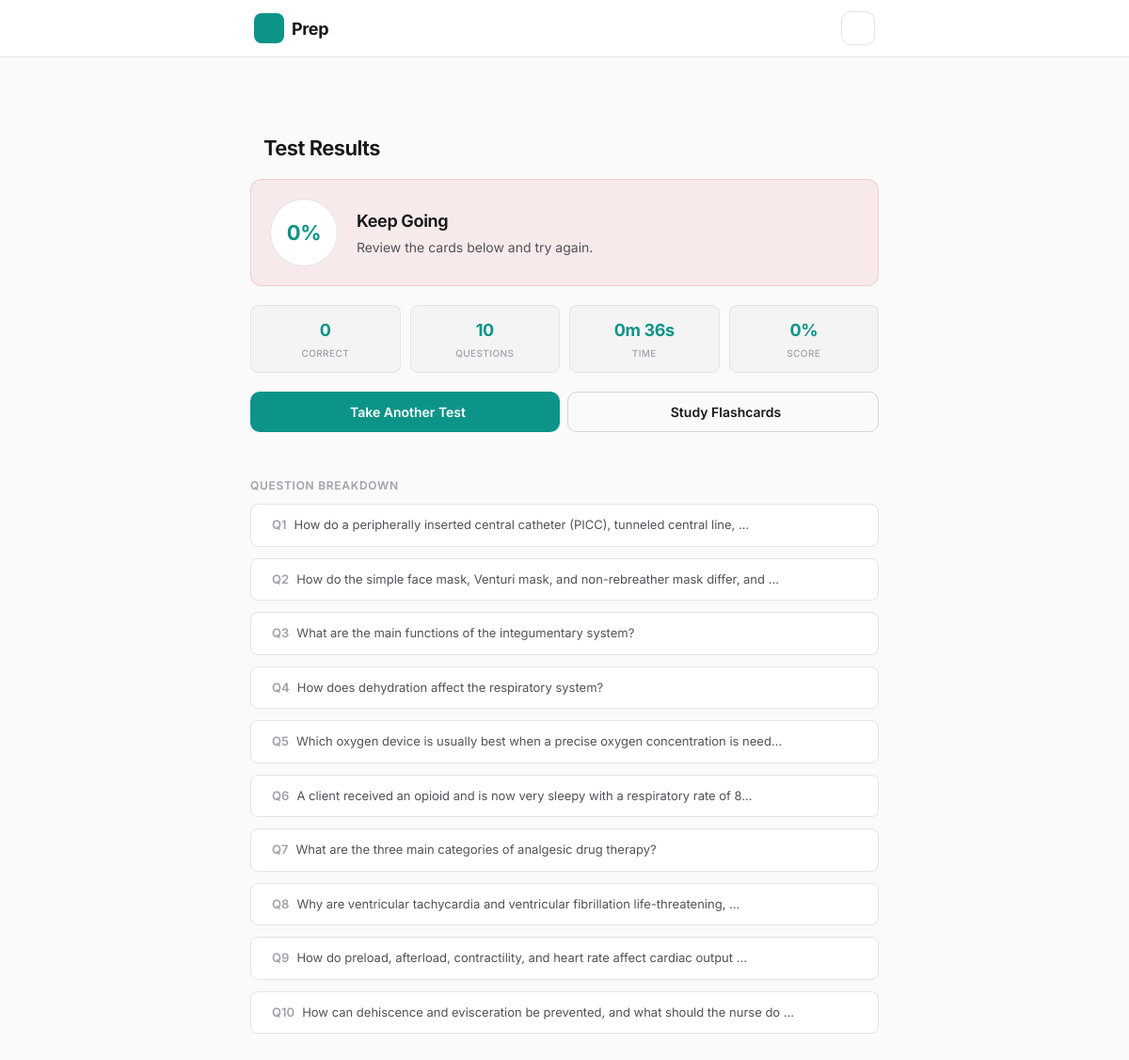
The page /test/9/results/ on the database as committed earlier.
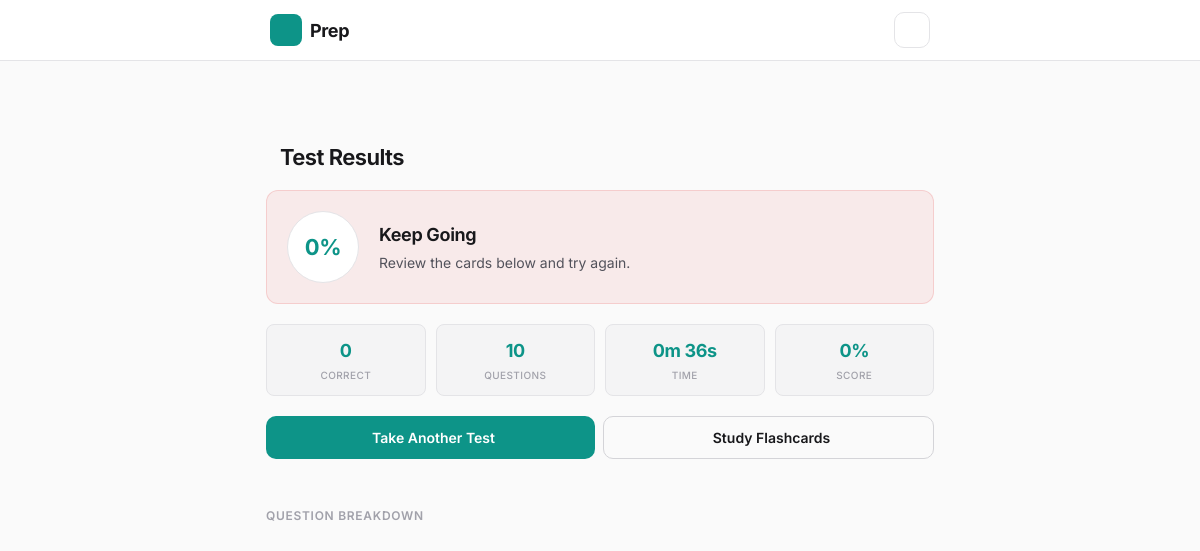
The same page on the database as committed later.
### cards/models.py (models this page shows, shortened)
class Quiz(models.Model):
    category = models.ForeignKey(
        Category, null=True, blank=True, on_delete=models.SET_NULL,
        help_text='Null means all categories'
    )
    num_questions = models.IntegerField()
    time_limit = models.IntegerField(null=True, blank=True, help_text='Time limit in minutes')
    started_at = models.DateTimeField(auto_now_add=True)
    completed_at = models.DateTimeField(null=True, blank=True)
    score = models.IntegerField(default=0)
    class Meta:
        verbose_name_plural = 'quizzes'
        ordering = ['-started_at']
    @property
    def percentage(self):
        return round(self.score / self.num_questions * 100) if self.num_questions > 0 else 0
    @property
    def duration_seconds(self):
        if self.completed_at and self.started_at:
            return int((self.completed_at - self.started_at).total_seconds())
        return None
    @property
    def duration_display(self):
        secs = self.duration_seconds
        if secs is None:
            return '—'
        mins, s = divmod(secs, 60)
        return f'{mins}m {s:02d}s'

class QuizQuestion(models.Model):
    quiz = models.ForeignKey(Quiz, on_delete=models.CASCADE, related_name='questions')
    card = models.ForeignKey(Card, on_delete=models.CASCADE)
    order = models.IntegerField()
    is_correct = models.BooleanField(null=True, blank=True)
    class Meta:
        ordering = ['order']

class Card(models.Model):
    category = models.ForeignKey(Category, on_delete=models.CASCADE, related_name='cards')
    deck = models.ForeignKey(Deck, on_delete=models.SET_NULL, null=True, blank=True, related_name='cards')
    guide_section = models.ForeignKey('GuideSection', on_delete=models.SET_NULL, null=True, blank=True, related_name='cards')
    question = models.TextField()
    answer = models.TextField()
    rationale = models.TextField(blank=True, default='')
    is_default = models.BooleanField(default=False)
    created_at = models.DateTimeField(auto_now_add=True)
    updated_at = models.DateTimeField(auto_now=True)
    class Meta:
        ordering = ['category', 'id']

### cards/views.py (the view)
# urls.py: path('test/<int:pk>/results/', views.quiz_results_view, name='quiz_results'),
def quiz_results_view(request, pk):
    quiz = get_object_or_404(Quiz, pk=pk)
    questions = quiz.questions.select_related('card__category').all()
    return render(request, 'cards/quiz_results.html', {
        'quiz': quiz,
        'questions': questions,
    })

### cards/templates/cards/quiz_results.html (shortened to what this page needs)
{% extends "cards/base.html" %}
{% load static %}
{% block body %}
<div id="app" class="page">
  <header class="page-header">
    <a href="{% url 'dashboard' %}" class="back-link"></a>
    <h1 class="page-title">Test Results</h1>
  </header>
  <section class="results-hero {% if quiz.percentage >= 80 %}great{% elif quiz.percentage >= 60 %}ok{% else %}needs-work{% endif %}">
    <div class="results-score-circle">
      <span class="results-pct">{{ quiz.percentage }}%</span>
    </div>
    <div class="results-summary">
      {% if quiz.percentage >= 90 %}
        <h2><i class="ph-bold ph-star"></i> Outstanding!</h2>
        <p>You really know your stuff!</p>
      {% elif quiz.percentage >= 80 %}
        <h2><i class="ph-bold ph-trophy"></i> Great Job!</h2>
        <p>You're well prepared.</p>
      {% elif quiz.percentage >= 60 %}
        <h2><i class="ph-bold ph-thumbs-up"></i> Good Effort</h2>
        <p>Keep studying to improve.</p>
      {% else %}
        <h2> Keep Going</h2>
        <p>Review the cards below and try again.</p>
      {% endif %}
    </div>
  </section>
  <section class="results-stats">
    <div class="results-stat">
      <span class="results-stat-num">{{ quiz.score }}</span>
      <span class="results-stat-label">Correct</span>
    </div>
    <div class="results-stat">
      <span class="results-stat-num">{{ quiz.num_questions }}</span>
      <span class="results-stat-label">Questions</span>
    </div>
    <div class="results-stat">
      <span class="results-stat-num">{{ quiz.duration_display }}</span>
      <span class="results-stat-label">Time</span>
    </div>
    <div class="results-stat">
      <span class="results-stat-num">{{ quiz.percentage }}%</span>
      <span class="results-stat-label">Score</span>
    </div>
  </section>
  <section class="results-actions">
    <a href="{% url 'quiz_setup' %}" class="btn-primary"> Take Another Test</a>
    <a href="{% url 'study' %}" class="btn-secondary"> Study Flashcards</a>
  </section>
  <section class="dash-section">
    <h3 class="dash-section-title"> Question Breakdown</h3>
    <div class="results-breakdown">
      {% for q in questions %}
      <details class="results-question {% if q.is_correct %}correct{% else %}incorrect{% endif %}">
        <summary class="results-question-header">
          <span class="results-q-num">Q{{ q.order }}</span>
          <span class="results-q-text">{{ q.card.question|truncatechars:80 }}</span>
        </summary>
      </details>
      {% endfor %}
    </div>
  </section>
</div>
{% endblock %}

### cards/templates/cards/base.html (shortened to what this page needs)
<!DOCTYPE html>
<html lang="en">
<head>
  {% load static %}
  <link rel="stylesheet" href="https://unpkg.com/@phosphor-icons/web@2.1.1/src/bold/style.css">
  <link rel="stylesheet" href="{% static 'cards/css/styles.css' %}?v=13">
</head>
<body>
  <header class="global-header">
    <div class="global-header-inner">
      <a href="{% url 'dashboard' %}" class="global-logo">
        <span class="global-logo-icon"></span>
        <span class="global-logo-text">Prep</span>
      </a>
      <button id="btn-dark-mode-global" class="global-theme-btn" title="Toggle Dark Mode">
      </button>
    </div>
  </header>
  <main class="main-content">
    {% block body %}{% endblock %}
  </main>
</body>
</html>

Rows that differ between the two databases and show on the page:
removed QuizQuestion: order "1", card.question "How do a peripherally inserted central catheter (PICC), tunneled central line, …"
removed QuizQuestion: order "2", card.question "How do the simple face mask, Venturi mask, and non-rebreather mask differ, and …"
removed QuizQuestion: order "3", card.question "What are the main functions of the integumentary system?"
removed QuizQuestion: order "4", card.question "How does dehydration affect the respiratory system?"
removed QuizQuestion: order "5", card.question "Which oxygen device is usually best when a precise oxygen concentration is need…"
removed QuizQuestion: order "6", card.question "A client received an opioid and is now very sleepy with a respiratory rate of 8…"
removed QuizQuestion: order "7", card.question "What are the three main categories of analgesic drug therapy?"
removed QuizQuestion: order "8", card.question "Why are ventricular tachycardia and ventricular fibrillation life-threatening, …"
removed QuizQuestion: order "9", card.question "How do preload, afterload, contractility, and heart rate affect cardiac output …"
removed QuizQuestion: order "10", card.question "How can dehiscence and evisceration be prevented, and what should the nurse do …"
